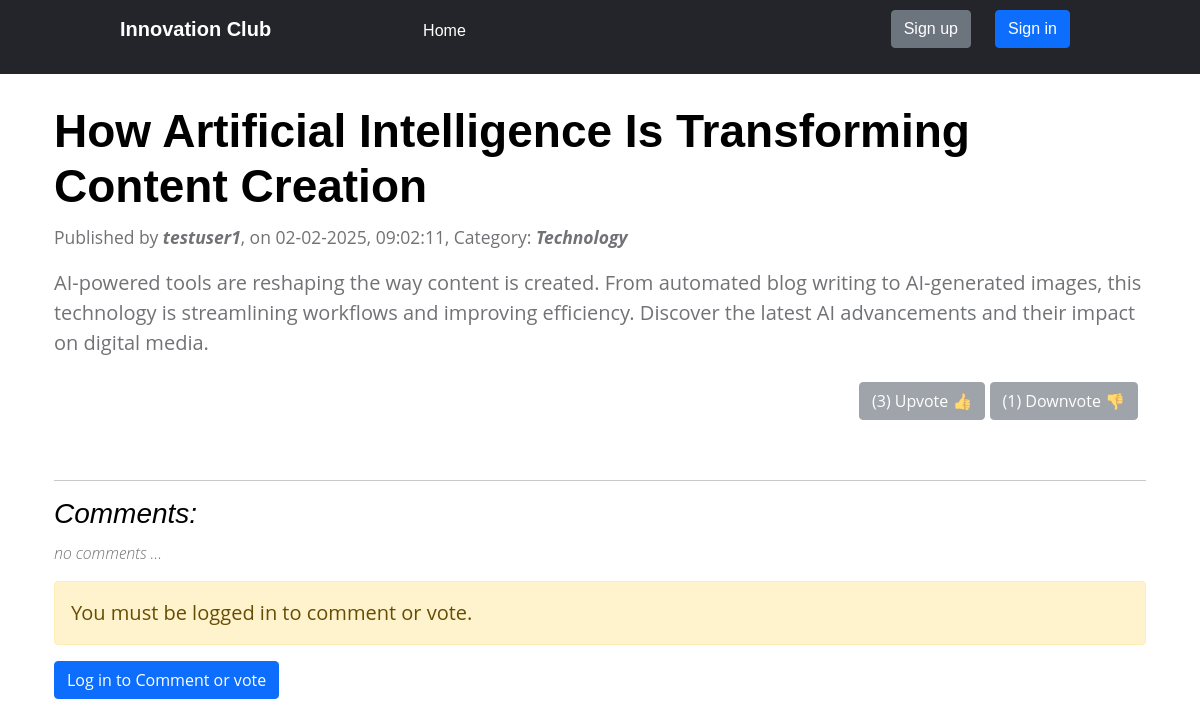
The page /blog/detail/5/ on the database its author committed.
### blog/models.py (models this page shows, shortened)
class Post(models.Model):
    author = models.ForeignKey(User,on_delete=models.CASCADE)
    title = models.TextField()
    category = models.CharField(max_length=120)
    image = models.ImageField(upload_to='posts',blank=True,null=True)
    content = models.TextField()
    created_date = models.DateTimeField(default=timezone.now)
    published_date = models.DateTimeField(blank=True,null=True)
    def total_upvotes(self):
        return self.votes.filter(vote=1).count()
    def total_downvotes(self):
        return self.votes.filter(vote=-1).count()

### blog/views.py (the view)
# urls.py: url(r'^detail/(?P<pk>\d+)/$',DetailPost.as_view(),name='detail'),
class DetailPost(DetailView):
    model = Post
    context_object_name = 'post'
    template_name = 'blog/post_detail.html'
    def get_context_data(self, **kwargs):
        context = super().get_context_data(**kwargs)
        user = self.request.user
        post = self.get_object()
        if user.is_authenticated:
            vote = Vote.objects.filter(post=post, author=user).first()
            context['user_vote'] = vote.vote if vote else None
        else:
            context['user_vote'] = None  # Not logged in
        context['total_upvotes'] = post.total_upvotes()
        context['total_downvotes'] = post.total_downvotes()
        context['comment_form'] = CommentForm()
        return context

### blog/templates/blog/post_detail.html (shortened to what this page needs)
{% extends 'blog/post_base.html' %}
    {% load static %}
    {% block content %}
        <div class="container-sm">
            <div>
                <h2>{{ post.title|title }}</h2>
                <p class="date"><small>Published by <em><strong>{{ post.author }}</strong></em>, on {{ post.published_date|date:'d-m-Y, h:m:s' }}, Category: <em><strong>{{ post.category }}</strong></em></small></p>
                <p class="content">{{ post.content|linebreaksbr }}</p>
            </div>
            <div class="d-flex bd-highlight mb-3">
                <div class="me-auto p-2 bd-highlight">
                </div>
                <div class="ms-auto p-2 bd-highlight">
                    {% if not post.published_date %}
                    {% else %}
                    {% if user.is_authenticated %}
                        <form action="{% url 'blog:vote_post' post.pk 1 %}" method="post" style="display: inline;">
                            {% csrf_token %}
                            <button class="btn btn-secondary" type="submit" {% if user_vote == 1 %} style="background-color: #198754;"{% endif %}>
                                ({{ total_upvotes }}) Upvote 👍
                            </button>
                            </form>
                            <form action="{% url 'blog:vote_post' post.pk -1 %}" method="post" style="display: inline;">
                            {% csrf_token %}
                            <button class="btn btn-secondary" type="submit" {% if user_vote == -1 %} style="background-color: #dc3545;"{% endif %}>
                                ({{ total_downvotes }}) Downvote 👎
                            </button>
                        </form>
                    {% else %}
                        <button class="btn btn-secondary" type="button" disabled>
                                ({{ total_upvotes }}) Upvote 👍
                        </button>
                        <button class="btn btn-secondary" type="button" disabled>
                                ({{ total_downvotes }}) Downvote 👎
                        </button>
                    {% endif %}
                    {% endif %}
            </div>
        </div>
        {% if not post.published_date %}
        {% else %}
        <div class="comments">
            <hr>
            <h4><i>Comments:</i></h4>
            {% for comment in post.comments.all %}
                <div class="containter">
                    <div class="author">
                        <img src="{% static 'images/user-icon.png' %}" alt="">
                        <div class="author-name">
                            <p class="name">{{ comment.author }}</p>
                            <small>{{ comment.created_date|date:'M d,Y, h:m:s' }}</small>
                        </div>
                    </div>
                        <p class="comment">{{ comment.comment|linebreaksbr }}</p>
                </div>
                {% empty %}
                <p class="no-cmnt"><i>no comments ...</i></p>
            {% endfor %}
            <div class="create">
                {% if user.is_authenticated %}
                    <form method="post" action="{% url 'blog:add_comment' post.pk %}">
                        {% csrf_token %}
                        {{ comment_form.as_p }}
                        <div class="d-grid gap-2">
                            <button class="btn btn-primary" type="submit">Submit your comment</button>
                        </div>
                    </form>
                {% else %}
                    <p class="alert alert-warning">You must be logged in to comment or vote.</p>
                    <a type='button' class="btn btn-primary" href="{% url 'log_in' %}">Log in to Comment or vote</a>
                {% endif %}
            </div>
        </div>
        {% endif %}
    {% endblock %}

### static/css/style.css (style rules this page uses)
* { box-sizing: border-box; padding: 0; margin: 0; }
body { font-family: 'Roboto', sans-serif; }

### static/css/comments.css (style rules this page uses)
.comments { padding-top: 20px; padding-bottom: 20px; }
.comments h4 { font-weight: 400; margin: 10px 0 10px 0; }
.comments .no-cmnt { font-size: 16px; font-weight: 300; }

### static/css/topic_listing.css (style rules this page uses)
:root { --white-color: #ffffff; --primary-color: #13547a; --secondary-color: #80d0c7; --section-bg-color: #f0f8ff; --custom-btn-bg-color: #80d0c7; --custom-btn-bg-hover-color: #13547a; --dark-color: #000000; --p-color: #717275; --border-color: #7fffd4; --link-hover-color: #13547a; --body-font-family: 'Open Sans', sans-serif; --title-font-family: 'Montserrat', sans-serif; --h1-font-size: 58px; --h2-font-size: 46px; --h3-font-size: 32px; --h4-font-size: 28px; --h5-font-size: 24px; --h6-font-size: 22px; --p-font-size: 20px; --menu-font-size: 14px; --btn-font-size: 18px; --copyright-font-size: 16px; --border-radius-large: 100px; --border-radius-medium: 20px; --border-radius-small: 10px; --font-weight-normal: 400; --font-weight-medium: 500; --font-weight-semibold: 600; --font-weight-bold: 700; }
body { background-color: var(--white-color); font-family: var(--body-font-family); }
h2, h3, h4, h5, h6 { color: var(--dark-color); }
h1, h2, h3, h4, h5, h6 { font-family: var(--title-font-family); font-weight: var(--font-weight-semibold); }
h2 { font-size: var(--h2-font-size); font-weight: var(--font-weight-bold); }
h4 { font-size: var(--h4-font-size); }
p { color: var(--p-color); font-size: var(--p-font-size); font-weight: var(--font-weight-normal); }
a, button { touch-action: manipulation; transition: all 0.3s; }
a { display: inline-block; color: var(--primary-color); text-decoration: none; }
b, strong { font-weight: var(--font-weight-bold); }

### rows shown on the page
Post: title "How Artificial Intelligence Is Transforming Content Creation", author "testuser1", published_date "02-02-2025, 09:02:11", category "Technology", content "AI-powered tools are reshaping the way content is created. From automated blog writing to AI-generated images, this technology is streamlining workflows and improving efficiency. Discover the latest AI advancements and their impact on digital media."

### other values the page prints
{{ total_upvotes }} "3"
{{ total_downvotes }} "1"
